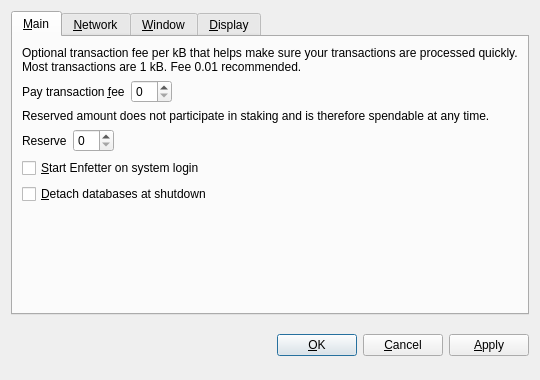
<?xml version="1.0" encoding="UTF-8"?>
<ui version="4.0">
 <class>OptionsDialog</class>
 <widget class="QDialog" name="OptionsDialog">
  <property name="geometry">
   <rect>
    <x>0</x>
    <y>0</y>
    <width>540</width>
    <height>380</height>
   </rect>
  </property>
  <property name="windowTitle">
   <string>Options</string>
  </property>
  <property name="modal">
   <bool>true</bool>
  </property>
  <layout class="QVBoxLayout" name="verticalLayout">
   <item>
    <widget class="QTabWidget" name="tabWidget">
     <property name="tabPosition">
      <enum>QTabWidget::North</enum>
     </property>
     <property name="currentIndex">
      <number>0</number>
     </property>
     <widget class="QWidget" name="tabMain">
      <attribute name="title">
       <string>&amp;Main</string>
      </attribute>
      <layout class="QVBoxLayout" name="verticalLayout_Main">
       <item>
        <widget class="QLabel" name="transactionFeeInfoLabel">
         <property name="text">
          <string>Optional transaction fee per kB that helps make sure your transactions are processed quickly. Most transactions are 1 kB. Fee 0.01 recommended.</string>
         </property>
         <property name="textFormat">
          <enum>Qt::PlainText</enum>
         </property>
         <property name="wordWrap">
          <bool>true</bool>
         </property>
        </widget>
       </item>
       <item>
        <layout class="QHBoxLayout" name="horizontalLayoutFee">
         <item>
          <widget class="QLabel" name="transactionFeeLabel">
           <property name="text">
            <string>Pay transaction &amp;fee</string>
           </property>
           <property name="textFormat">
            <enum>Qt::PlainText</enum>
           </property>
           <property name="buddy">
            <cstring>transactionFee</cstring>
           </property>
          </widget>
         </item>
         <item>
          <widget class="BitcoinAmountField" name="transactionFee"/>
         </item>
         <item>
          <spacer name="horizontalSpacerFee">
           <property name="orientation">
            <enum>Qt::Horizontal</enum>
           </property>
           <property name="sizeHint" stdset="0">
            <size>
             <width>40</width>
             <height>20</height>
            </size>
           </property>
          </spacer>
         </item>
        </layout>
       </item>
       <item>
        <widget class="QLabel" name="reserveBalanceInfoLabel">
         <property name="text">
          <string>Reserved amount does not participate in staking and is therefore spendable at any time.</string>
         </property>
         <property name="textFormat">
          <enum>Qt::PlainText</enum>
         </property>
         <property name="wordWrap">
          <bool>true</bool>
         </property>
        </widget>
       </item>
       <item>
        <layout class="QHBoxLayout" name="horizontalLayoutReserveBalance">
         <item>
          <widget class="QLabel" name="reserveBalanceLabel">
           <property name="text">
            <string>Reserve</string>
           </property>
           <property name="textFormat">
            <enum>Qt::PlainText</enum>
           </property>
           <property name="buddy">
            <cstring>reserveBalance</cstring>
           </property>
          </widget>
         </item>
         <item>
          <widget class="BitcoinAmountField" name="reserveBalance"/>
         </item>
         <item>
          <spacer name="horizontalSpacerReserveBalance">
           <property name="orientation">
            <enum>Qt::Horizontal</enum>
           </property>
           <property name="sizeHint" stdset="0">
            <size>
             <width>40</width>
             <height>20</height>
            </size>
           </property>
          </spacer>
         </item>
        </layout>
       </item>
       <item>
        <widget class="QCheckBox" name="bitcoinAtStartup">
         <property name="toolTip">
          <string>Automatically start Enfetter after logging in to the system.</string>
         </property>
         <property name="text">
          <string>&amp;Start Enfetter on system login</string>
         </property>
        </widget>
       </item>
       <item>
        <widget class="QCheckBox" name="detachDatabases">
         <property name="toolTip">
          <string>Detach block and address databases at shutdown. This means they can be moved to another data directory, but it slows down shutdown. The wallet is always detached.</string>
         </property>
         <property name="text">
          <string>&amp;Detach databases at shutdown</string>
         </property>
        </widget>
       </item>
       <item>
        <spacer name="verticalSpacer_Main">
         <property name="orientation">
          <enum>Qt::Vertical</enum>
         </property>
         <property name="sizeHint" stdset="0">
          <size>
           <width>20</width>
           <height>40</height>
          </size>
         </property>
        </spacer>
       </item>
      </layout>
     </widget>
     <widget class="QWidget" name="tabNetwork">
      <attribute name="title">
       <string>&amp;Network</string>
      </attribute>
      <layout class="QVBoxLayout" name="verticalLayout_Network">
       <item>
        <widget class="QCheckBox" name="mapPortUpnp">
         <property name="toolTip">
          <string>Automatically open the Enfetter client port on the router. This only works when your router supports UPnP and it is enabled.</string>
         </property>
         <property name="text">
          <string>Map port using &amp;UPnP</string>
         </property>
        </widget>
       </item>
       <item>
        <widget class="QCheckBox" name="connectSocks">
         <property name="toolTip">
          <string>Connect to the Enfetter network through a SOCKS proxy (e.g. when connecting through Tor).</string>
         </property>
         <property name="text">
          <string>&amp;Connect through SOCKS proxy:</string>
         </property>
        </widget>
       </item>
       <item>
        <layout class="QHBoxLayout" name="horizontalLayout_Network">
         <item>
          <widget class="QLabel" name="proxyIpLabel">
           <property name="text">
            <string>Proxy &amp;IP:</string>
           </property>
           <property name="textFormat">
            <enum>Qt::PlainText</enum>
           </property>
           <property name="buddy">
            <cstring>proxyIp</cstring>
           </property>
          </widget>
         </item>
         <item>
          <widget class="QValidatedLineEdit" name="proxyIp">
           <property name="maximumSize">
            <size>
             <width>140</width>
             <height>16777215</height>
            </size>
           </property>
           <property name="toolTip">
            <string>IP address of the proxy (e.g. 127.0.0.1)</string>
           </property>
          </widget>
         </item>
         <item>
          <widget class="QLabel" name="proxyPortLabel">
           <property name="text">
            <string>&amp;Port:</string>
           </property>
           <property name="textFormat">
            <enum>Qt::PlainText</enum>
           </property>
           <property name="buddy">
            <cstring>proxyPort</cstring>
           </property>
          </widget>
         </item>
         <item>
          <widget class="QLineEdit" name="proxyPort">
           <property name="maximumSize">
            <size>
             <width>55</width>
             <height>16777215</height>
            </size>
           </property>
           <property name="toolTip">
            <string>Port of the proxy (e.g. 9050)</string>
           </property>
          </widget>
         </item>
         <item>
          <widget class="QLabel" name="socksVersionLabel">
           <property name="text">
            <string>SOCKS &amp;Version:</string>
           </property>
           <property name="textFormat">
            <enum>Qt::PlainText</enum>
           </property>
           <property name="buddy">
            <cstring>socksVersion</cstring>
           </property>
          </widget>
         </item>
         <item>
          <widget class="QValueComboBox" name="socksVersion">
           <property name="toolTip">
            <string>SOCKS version of the proxy (e.g. 5)</string>
           </property>
          </widget>
         </item>
         <item>
          <spacer name="horizontalSpacer_Network">
           <property name="orientation">
            <enum>Qt::Horizontal</enum>
           </property>
           <property name="sizeHint" stdset="0">
            <size>
             <width>40</width>
             <height>20</height>
            </size>
           </property>
          </spacer>
         </item>
        </layout>
       </item>
       <item>
        <spacer name="verticalSpacer_Network">
         <property name="orientation">
          <enum>Qt::Vertical</enum>
         </property>
         <property name="sizeHint" stdset="0">
          <size>
           <width>20</width>
           <height>40</height>
          </size>
         </property>
        </spacer>
       </item>
      </layout>
     </widget>
     <widget class="QWidget" name="tabWindow">
      <attribute name="title">
       <string>&amp;Window</string>
      </attribute>
      <layout class="QVBoxLayout" name="verticalLayout_Window">
       <item>
        <widget class="QCheckBox" name="minimizeToTray">
         <property name="toolTip">
          <string>Show only a tray icon after minimizing the window.</string>
         </property>
         <property name="text">
          <string>&amp;Minimize to the tray instead of the taskbar</string>
         </property>
        </widget>
       </item>
       <item>
        <widget class="QCheckBox" name="minimizeOnClose">
         <property name="toolTip">
          <string>Minimize instead of exit the application when the window is closed. When this option is enabled, the application will be closed only after selecting Quit in the menu.</string>
         </property>
         <property name="text">
          <string>M&amp;inimize on close</string>
         </property>
        </widget>
       </item>
       <item>
        <spacer name="verticalSpacer_Window">
         <property name="orientation">
          <enum>Qt::Vertical</enum>
         </property>
         <property name="sizeHint" stdset="0">
          <size>
           <width>20</width>
           <height>40</height>
          </size>
         </property>
        </spacer>
       </item>
      </layout>
     </widget>
     <widget class="QWidget" name="tabDisplay">
      <attribute name="title">
       <string>&amp;Display</string>
      </attribute>
      <layout class="QVBoxLayout" name="verticalLayout_Display">
       <item>
        <layout class="QHBoxLayout" name="horizontalLayout_1_Display">
         <item>
          <widget class="QLabel" name="langLabel">
           <property name="text">
            <string>User Interface &amp;language:</string>
           </property>
           <property name="textFormat">
            <enum>Qt::PlainText</enum>
           </property>
           <property name="buddy">
            <cstring>lang</cstring>
           </property>
          </widget>
         </item>
         <item>
          <widget class="QValueComboBox" name="lang">
           <property name="toolTip">
            <string>The user interface language can be set here. This setting will take effect after restarting Enfetter.</string>
           </property>
          </widget>
         </item>
        </layout>
       </item>
       <item>
        <layout class="QHBoxLayout" name="horizontalLayout_2_Display">
         <item>
          <widget class="QLabel" name="unitLabel">
           <property name="text">
            <string>&amp;Unit to show amounts in:</string>
           </property>
           <property name="textFormat">
            <enum>Qt::PlainText</enum>
           </property>
           <property name="buddy">
            <cstring>unit</cstring>
           </property>
          </widget>
         </item>
         <item>
          <widget class="QValueComboBox" name="unit">
           <property name="toolTip">
            <string>Choose the default subdivision unit to show in the interface and when sending coins.</string>
           </property>
          </widget>
         </item>
        </layout>
       </item>
       <item>
        <widget class="QCheckBox" name="displayAddresses">
         <property name="toolTip">
          <string>Whether to show Enfetter addresses in the transaction list or not.</string>
         </property>
         <property name="text">
          <string>&amp;Display addresses in transaction list</string>
         </property>
        </widget>
       </item>
       <item>
        <widget class="QCheckBox" name="coinControlFeatures">
         <property name="toolTip">
          <string>Whether to show coin control features or not.</string>
         </property>
         <property name="text">
          <string>Display coin &amp;control features (experts only!)</string>
         </property>
        </widget>
       </item>
       <item>
        <spacer name="verticalSpacer_Display">
         <property name="orientation">
          <enum>Qt::Vertical</enum>
         </property>
         <property name="sizeHint" stdset="0">
          <size>
           <width>20</width>
           <height>40</height>
          </size>
         </property>
        </spacer>
       </item>
      </layout>
     </widget>
    </widget>
   </item>
   <item>
    <layout class="QHBoxLayout" name="horizontalLayout_Buttons">
     <item>
      <spacer name="horizontalSpacer_1">
       <property name="orientation">
        <enum>Qt::Horizontal</enum>
       </property>
       <property name="sizeHint" stdset="0">
        <size>
         <width>40</width>
         <height>48</height>
        </size>
       </property>
      </spacer>
     </item>
     <item>
      <widget class="QLabel" name="statusLabel">
       <property name="font">
        <font>
         <weight>75</weight>
         <bold>true</bold>
        </font>
       </property>
       <property name="text">
        <string/>
       </property>
       <property name="textFormat">
        <enum>Qt::PlainText</enum>
       </property>
       <property name="wordWrap">
        <bool>true</bool>
       </property>
      </widget>
     </item>
     <item>
      <spacer name="horizontalSpacer_2">
       <property name="orientation">
        <enum>Qt::Horizontal</enum>
       </property>
       <property name="sizeHint" stdset="0">
        <size>
         <width>40</width>
         <height>48</height>
        </size>
       </property>
      </spacer>
     </item>
     <item>
      <widget class="QPushButton" name="okButton">
       <property name="text">
        <string>&amp;OK</string>
       </property>
      </widget>
     </item>
     <item>
      <widget class="QPushButton" name="cancelButton">
       <property name="text">
        <string>&amp;Cancel</string>
       </property>
       <property name="autoDefault">
        <bool>false</bool>
       </property>
      </widget>
     </item>
     <item>
      <widget class="QPushButton" name="applyButton">
       <property name="text">
        <string>&amp;Apply</string>
       </property>
       <property name="autoDefault">
        <bool>false</bool>
       </property>
      </widget>
     </item>
    </layout>
   </item>
  </layout>
 </widget>
 <customwidgets>
  <customwidget>
   <class>BitcoinAmountField</class>
   <extends>QSpinBox</extends>
   <header>bitcoinamountfield.h</header>
  </customwidget>
  <customwidget>
   <class>QValueComboBox</class>
   <extends>QComboBox</extends>
   <header>qvaluecombobox.h</header>
  </customwidget>
  <customwidget>
   <class>QValidatedLineEdit</class>
   <extends>QLineEdit</extends>
   <header>qvalidatedlineedit.h</header>
  </customwidget>
 </customwidgets>
 <resources/>
 <connections/>
</ui>
